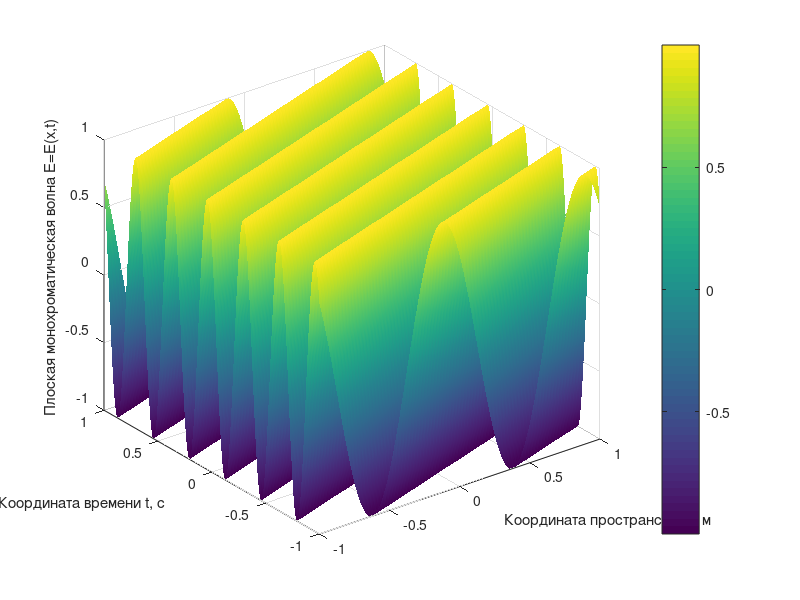
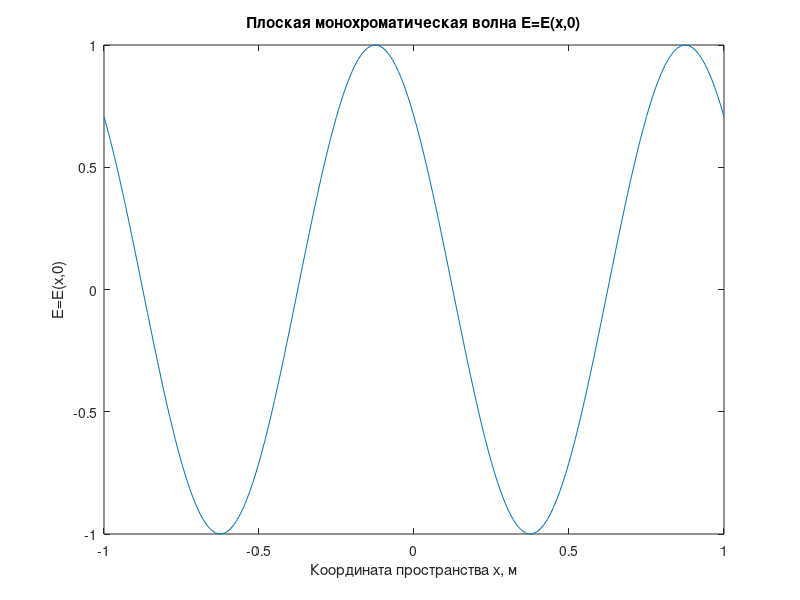

MATLAB code to generate these figures, in order:
n=100;
lmbd=1;
c=3;
w=2*pi*c/lmbd;
t=-1:1/n:1;
x=-1:1/n:1;
k=2*pi/lmbd;
pfi=pi/4;
E0=1;

[X,T]=meshgrid(x,t);

E=E0*cos(T.*w-k.*X-pfi);
surf(X,T,E);
shading interp;
colorbar;
xlabel('Координата пространства x, м');
ylabel('Координата времени t, c');
zlabel('Плоская монохроматическая волна E=E(x,t)');

clear T E
T=0;
E=E0*cos(T*w-k*x-pfi);
figure
plot(x,E);
xlabel('Координата пространства x, м');
ylabel('E=E(x,0)');
title('Плоская монохроматическая волна E=E(x,0)');